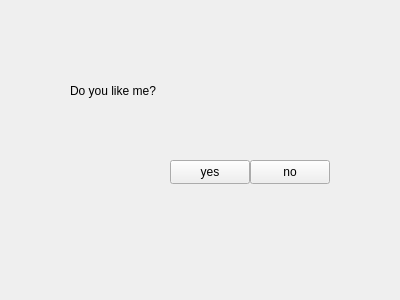
<?xml version="1.0" encoding="UTF-8"?>
<ui version="4.0">
 <class>Widget</class>
 <widget class="QWidget" name="Widget">
  <property name="geometry">
   <rect>
    <x>0</x>
    <y>0</y>
    <width>400</width>
    <height>300</height>
   </rect>
  </property>
  <property name="mouseTracking">
   <bool>true</bool>
  </property>
  <property name="windowTitle">
   <string>Widget</string>
  </property>
  <widget class="QLabel" name="label">
   <property name="geometry">
    <rect>
     <x>70</x>
     <y>70</y>
     <width>131</width>
     <height>41</height>
    </rect>
   </property>
   <property name="text">
    <string>Do you like me?</string>
   </property>
  </widget>
  <widget class="QPushButton" name="pushButton">
   <property name="geometry">
    <rect>
     <x>170</x>
     <y>160</y>
     <width>80</width>
     <height>24</height>
    </rect>
   </property>
   <property name="text">
    <string>yes</string>
   </property>
  </widget>
  <widget class="QPushButton" name="pushButton_2">
   <property name="geometry">
    <rect>
     <x>250</x>
     <y>160</y>
     <width>80</width>
     <height>24</height>
    </rect>
   </property>
   <property name="text">
    <string>no</string>
   </property>
  </widget>
 </widget>
 <layoutdefault spacing="6" margin="11"/>
 <resources/>
 <connections/>
</ui>
